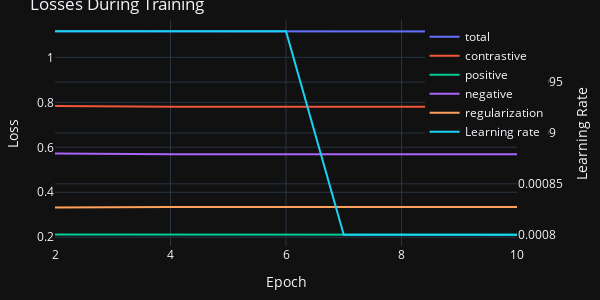

Source (notebook cell):
### Code cell
model.plot_training(skip=1)

### Figure 1 — Plotly figure (JSON) as saved in the notebook; plotly's stock layout.template omitted (floating-point values rounded to 4 significant figures)
{"data": [{"mode": "lines", "name": "total", "type": "scatter", "x": [2, 3, 4, 5, 6, 7, 8, 9, 10], "y": [1.116, 1.116, 1.116, 1.116, 1.116, 1.115, 1.115, 1.115, 1.115]}, {"mode": "lines", "name": "contrastive", "type": "scatter", "x": [2, 3, 4, 5, 6, 7, 8, 9, 10], "y": [0.7838, 0.7811, 0.7808, 0.7808, 0.7807, 0.7806, 0.7806, 0.7806, 0.7806]}, {"mode": "lines", "name": "positive", "type": "scatter", "x": [2, 3, 4, 5, 6, 7, 8, 9, 10], "y": [0.2117, 0.2114, 0.2114, 0.2114, 0.2114, 0.2113, 0.2113, 0.2114, 0.2113]}, {"mode": "lines", "name": "negative", "type": "scatter", "x": [2, 3, 4, 5, 6, 7, 8, 9, 10], "y": [0.5721, 0.5697, 0.5694, 0.5694, 0.5694, 0.5693, 0.5692, 0.5693, 0.5693]}, {"mode": "lines", "name": "regularization", "type": "scatter", "x": [2, 3, 4, 5, 6, 7, 8, 9, 10], "y": [0.3322, 0.3345, 0.3348, 0.3348, 0.3348, 0.3348, 0.3348, 0.3348, 0.3348]}, {"mode": "lines", "name": "Learning rate", "type": "scatter", "x": [2, 3, 4, 5, 6, 7, 8, 9, 10], "y": [0.001, 0.001, 0.001, 0.001, 0.001, 0.0008, 0.0008, 0.0008, 0.0008], "yaxis": "y2"}], "layout": {"height": 300, "legend": {"x": 0.8, "xanchor": "left", "y": 0.99, "yanchor": "top"}, "margin": {"b": 20, "l": 20, "r": 20, "t": 20}, "title": {"text": "Losses During Training"}, "width": 600, "xaxis": {"title": {"text": "Epoch"}}, "yaxis": {"title": {"text": "Loss"}}, "yaxis2": {"overlaying": "y", "side": "right", "title": {"text": "Learning Rate"}}}}
